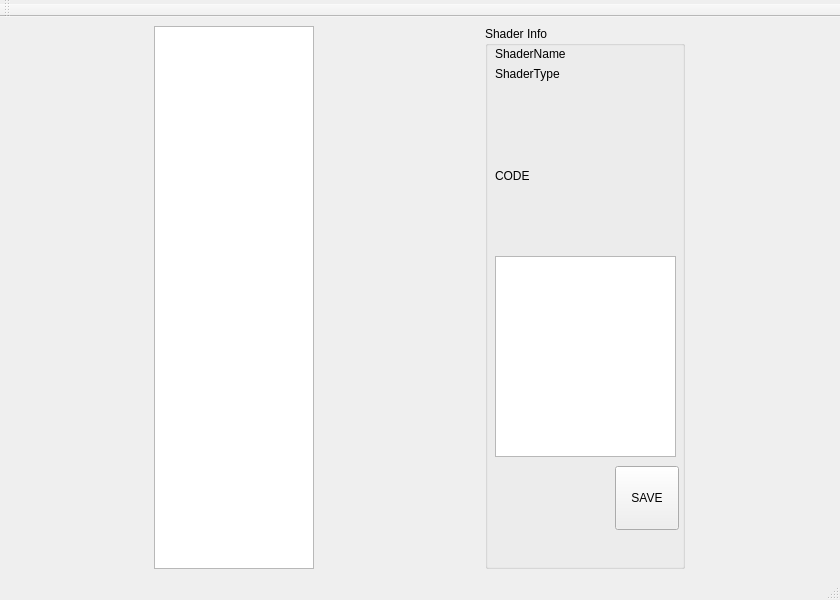
<?xml version="1.0" encoding="UTF-8"?>
<ui version="4.0">
 <class>MainWindow</class>
 <widget class="QMainWindow" name="MainWindow">
  <property name="geometry">
   <rect>
    <x>0</x>
    <y>0</y>
    <width>840</width>
    <height>600</height>
   </rect>
  </property>
  <property name="sizePolicy">
   <sizepolicy hsizetype="MinimumExpanding" vsizetype="MinimumExpanding">
    <horstretch>0</horstretch>
    <verstretch>0</verstretch>
   </sizepolicy>
  </property>
  <property name="minimumSize">
   <size>
    <width>840</width>
    <height>600</height>
   </size>
  </property>
  <property name="maximumSize">
   <size>
    <width>3200</width>
    <height>2400</height>
   </size>
  </property>
  <property name="baseSize">
   <size>
    <width>0</width>
    <height>0</height>
   </size>
  </property>
  <property name="font">
   <font>
    <family>Segoe UI</family>
   </font>
  </property>
  <property name="windowTitle">
   <string>Shader Library</string>
  </property>
  <widget class="QWidget" name="centralwidget">
   <layout class="QHBoxLayout" name="horizontalLayout_2">
    <item>
     <layout class="QHBoxLayout" name="horizontalLayout">
      <item>
       <widget class="QListWidget" name="categories">
        <property name="sizePolicy">
         <sizepolicy hsizetype="Minimum" vsizetype="Minimum">
          <horstretch>0</horstretch>
          <verstretch>0</verstretch>
         </sizepolicy>
        </property>
        <property name="maximumSize">
         <size>
          <width>160</width>
          <height>16777215</height>
         </size>
        </property>
       </widget>
      </item>
      <item>
       <spacer name="horizontalSpacer_2">
        <property name="orientation">
         <enum>Qt::Horizontal</enum>
        </property>
        <property name="sizeType">
         <enum>QSizePolicy::Fixed</enum>
        </property>
        <property name="sizeHint" stdset="0">
         <size>
          <width>10</width>
          <height>10</height>
         </size>
        </property>
       </spacer>
      </item>
      <item>
       <layout class="QVBoxLayout" name="vbox">
        <property name="spacing">
         <number>2</number>
        </property>
       </layout>
      </item>
      <item>
       <spacer name="horizontalSpacer">
        <property name="orientation">
         <enum>Qt::Horizontal</enum>
        </property>
        <property name="sizeType">
         <enum>QSizePolicy::Fixed</enum>
        </property>
        <property name="sizeHint" stdset="0">
         <size>
          <width>10</width>
          <height>20</height>
         </size>
        </property>
       </spacer>
      </item>
      <item>
       <widget class="QGroupBox" name="groupBox">
        <property name="minimumSize">
         <size>
          <width>200</width>
          <height>0</height>
         </size>
        </property>
        <property name="maximumSize">
         <size>
          <width>200</width>
          <height>16777215</height>
         </size>
        </property>
        <property name="title">
         <string>Shader Info</string>
        </property>
        <widget class="QLabel" name="lbl_shader_name">
         <property name="geometry">
          <rect>
           <x>10</x>
           <y>20</y>
           <width>231</width>
           <height>16</height>
          </rect>
         </property>
         <property name="text">
          <string>ShaderName</string>
         </property>
        </widget>
        <widget class="QLabel" name="lbl_shader_type">
         <property name="geometry">
          <rect>
           <x>10</x>
           <y>40</y>
           <width>231</width>
           <height>16</height>
          </rect>
         </property>
         <property name="text">
          <string>ShaderType</string>
         </property>
        </widget>
        <widget class="QLabel" name="lbl_shader_code">
         <property name="geometry">
          <rect>
           <x>10</x>
           <y>140</y>
           <width>181</width>
           <height>20</height>
          </rect>
         </property>
         <property name="text">
          <string>CODE</string>
         </property>
        </widget>
        <widget class="QTextEdit" name="te_notes">
         <property name="geometry">
          <rect>
           <x>10</x>
           <y>230</y>
           <width>181</width>
           <height>201</height>
          </rect>
         </property>
        </widget>
        <widget class="QToolButton" name="btn_save_changes">
         <property name="geometry">
          <rect>
           <x>130</x>
           <y>440</y>
           <width>64</width>
           <height>64</height>
          </rect>
         </property>
         <property name="minimumSize">
          <size>
           <width>48</width>
           <height>48</height>
          </size>
         </property>
         <property name="cursor">
          <cursorShape>ArrowCursor</cursorShape>
         </property>
         <property name="toolTip">
          <string/>
         </property>
         <property name="statusTip">
          <string>Save Shader Notes</string>
         </property>
         <property name="autoFillBackground">
          <bool>true</bool>
         </property>
         <property name="text">
          <string>SAVE</string>
         </property>
         <property name="iconSize">
          <size>
           <width>48</width>
           <height>48</height>
          </size>
         </property>
         <property name="popupMode">
          <enum>QToolButton::InstantPopup</enum>
         </property>
         <property name="toolButtonStyle">
          <enum>Qt::ToolButtonIconOnly</enum>
         </property>
         <property name="autoRaise">
          <bool>false</bool>
         </property>
         <property name="arrowType">
          <enum>Qt::NoArrow</enum>
         </property>
        </widget>
       </widget>
      </item>
     </layout>
    </item>
   </layout>
  </widget>
  <widget class="QStatusBar" name="statusBar">
   <property name="sizeGripEnabled">
    <bool>true</bool>
   </property>
  </widget>
  <widget class="QToolBar" name="toolbar">
   <property name="windowTitle">
    <string>toolBar</string>
   </property>
   <property name="styleSheet">
    <string notr="true">spacing:  8px;
margin-top: 4px;</string>
   </property>
   <property name="movable">
    <bool>true</bool>
   </property>
   <property name="iconSize">
    <size>
     <width>32</width>
     <height>32</height>
    </size>
   </property>
   <property name="floatable">
    <bool>false</bool>
   </property>
   <attribute name="toolBarArea">
    <enum>TopToolBarArea</enum>
   </attribute>
   <attribute name="toolBarBreak">
    <bool>false</bool>
   </attribute>
  </widget>
  <action name="mnu_add_new_category">
   <property name="text">
    <string>Add New Category</string>
   </property>
   <property name="font">
    <font/>
   </property>
  </action>
  <action name="mnu_browse_category_folder">
   <property name="text">
    <string>Browse Category Folder</string>
   </property>
   <property name="font">
    <font/>
   </property>
  </action>
  <action name="menuactionExport_Selected_Shader">
   <property name="text">
    <string>Collect Maps</string>
   </property>
  </action>
  <action name="mnu_reset">
   <property name="text">
    <string>Reset Tool</string>
   </property>
   <property name="font">
    <font/>
   </property>
  </action>
  <action name="actionOverwrite_Confirmation">
   <property name="checkable">
    <bool>true</bool>
   </property>
   <property name="checked">
    <bool>true</bool>
   </property>
   <property name="text">
    <string>Overwrite Confirmation</string>
   </property>
  </action>
  <action name="mnu_open_default_light_rig">
   <property name="text">
    <string>Open Thumbnail LightRig File</string>
   </property>
   <property name="font">
    <font/>
   </property>
  </action>
  <action name="mnu_reload_categories">
   <property name="text">
    <string>Reload Categories</string>
   </property>
   <property name="font">
    <font/>
   </property>
  </action>
  <action name="mnu_setFolder">
   <property name="text">
    <string>Set Shaders Storage Folder</string>
   </property>
  </action>
  <action name="mnu_help_web">
   <property name="text">
    <string>Browse Help Docs</string>
   </property>
   <property name="font">
    <font/>
   </property>
  </action>
 </widget>
 <resources/>
 <connections/>
</ui>
